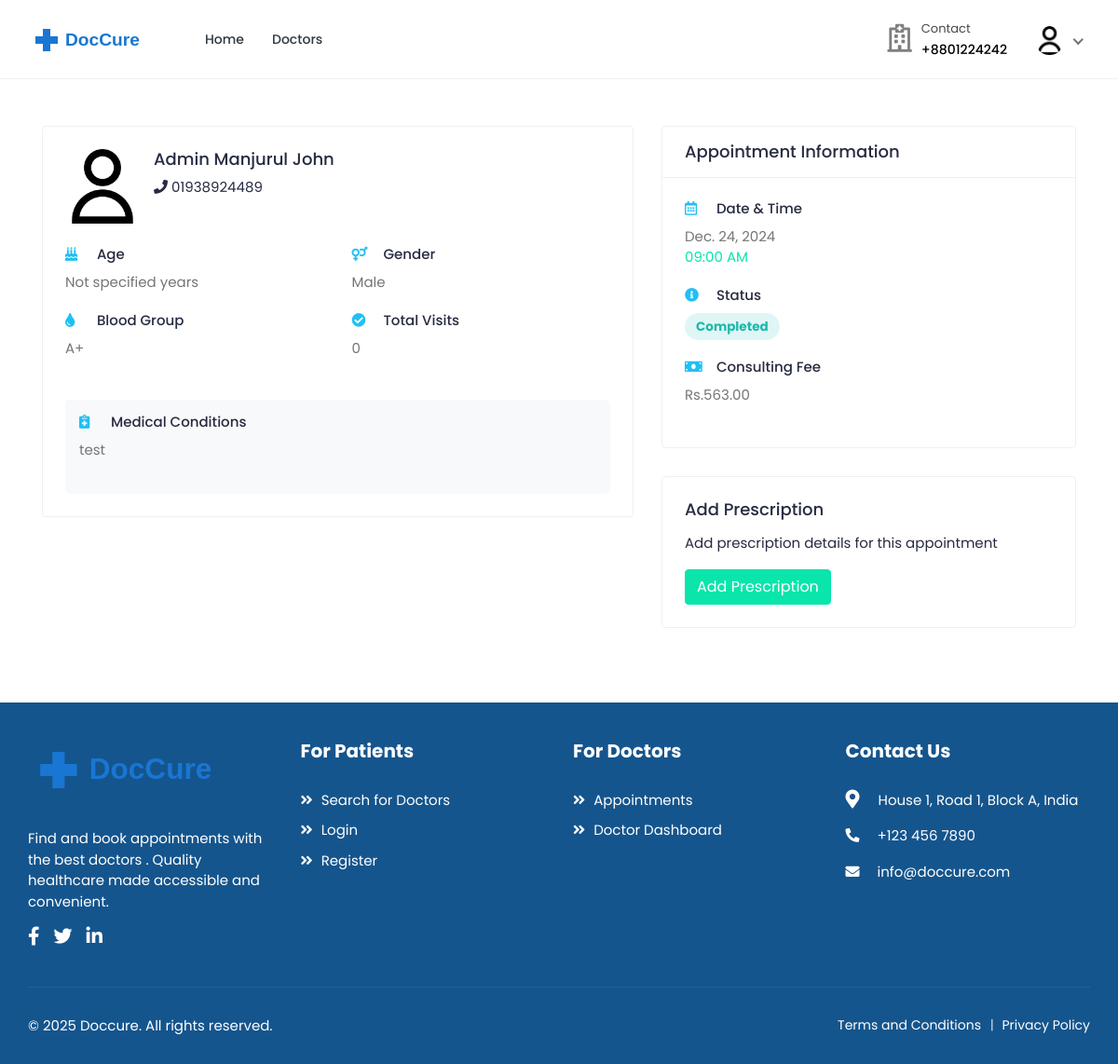
The page /doctors/appointments/3/ (signed in) on the database its author committed.
### accounts/models.py (models this page shows, shortened)
class User(AbstractUser):
    class RoleChoices(models.TextChoices):
        DOCTOR = "doctor", "Doctor"
        PATIENT = "patient", "Patient"
    username = models.CharField(max_length=30, unique=True)
    role = models.CharField(
        choices=RoleChoices.choices,
        max_length=20,
        default="patient",
        error_messages={"required": "Role must be provided"},
    )
    email = models.EmailField(
        blank=True,
        error_messages={
            "unique": "A user with that email already exists.",
        },
    )
    first_name = models.CharField(max_length=150, blank=True)
    last_name = models.CharField(max_length=150, blank=True)
    registration_number = models.IntegerField(null=True, blank=True)
    USERNAME_FIELD = "username"
    REQUIRED_FIELDS = []
    objects = CustomUserManager()
    def get_full_name(self):
        full_name = "%s %s" % (self.first_name, self.last_name)
        return full_name.strip() or self.username

class Profile(models.Model):
    user = models.OneToOneField(
        User, on_delete=models.CASCADE, related_name="profile"
    )
    avatar = models.ImageField(
        default="defaults/user.png", upload_to=profile_photo_directory_path
    )
    phone = models.CharField(max_length=20, blank=True, null=True)
    dob = models.DateField(blank=True, null=True)
    about = models.TextField(blank=True, null=True)
    specialization = models.CharField(max_length=255, blank=True, null=True)
    gender = models.CharField(
        max_length=10,
        choices=[("male", "Male"), ("female", "Female"), ("other", "Other")],
        blank=True,
    )
    address = models.TextField(blank=True, null=True)
    city = models.CharField(max_length=100, blank=True)
    state = models.CharField(max_length=100, blank=True)
    postal_code = models.CharField(max_length=20, blank=True)
    country = models.CharField(max_length=100, blank=True)
    price_per_consultation = models.DecimalField(
        max_digits=10, decimal_places=2, null=True, blank=True
    )
    is_available = models.BooleanField(default=True)
    blood_group = models.CharField(
        max_length=5,
        choices=[
            ("A+", "A+"),
            ("A-", "A-"),
            ("B+", "B+"),
            ("B-", "B-"),
            ("O+", "O+"),
            ("O-", "O-"),
            ("AB+", "AB+"),
            ("AB-", "AB-"),
        ],
        blank=True,
        null=True,
    )
    allergies = models.TextField(blank=True, null=True)
    medical_conditions = models.TextField(blank=True, null=True)
    @property
    def image(self):
        return (
            self.avatar.url
            if self.avatar.storage.exists(self.avatar.name)
            else "{}defaults/user.png".format(settings.MEDIA_URL)
        )

### bookings/models.py (models this page shows, shortened)
class Booking(models.Model):
    doctor = models.ForeignKey(
        settings.AUTH_USER_MODEL,
        on_delete=models.CASCADE,
        related_name="appointments",
        limit_choices_to={"role": "doctor"},
    )
    patient = models.ForeignKey(
        settings.AUTH_USER_MODEL,
        on_delete=models.CASCADE,
        related_name="patient_appointments",
        limit_choices_to={"role": "patient"},
    )
    appointment_date = models.DateField()
    appointment_time = models.TimeField()
    booking_date = models.DateTimeField(auto_now_add=True)
    status = models.CharField(
        max_length=20,
        choices=[
            ("pending", "Pending"),
            ("confirmed", "Confirmed"),
            ("completed", "Completed"),
            ("cancelled", "Cancelled"),
            ("no_show", "No Show"),
        ],
        default="pending",
    )
    class Meta:
        ordering = ["-appointment_date", "-appointment_time"]
        unique_together = ["doctor", "appointment_date", "appointment_time"]

### doctors/views.py (the view)
class AppointmentDetailView(DoctorRequiredMixin, DetailView):
    model = Booking
    template_name = "doctors/appointment-detail.html"
    context_object_name = "appointment"
    def get_context_data(self, **kwargs):
        context = super().get_context_data(**kwargs)
        patient = self.object.patient
        context["patient_history"] = (
            Booking.objects.select_related("doctor", "doctor__profile")
            .filter(
                doctor=self.request.user,
                patient=patient,
                appointment_date__lt=self.object.appointment_date,
            )
            .order_by("-appointment_date", "-appointment_time")
        )
        context["total_visits"] = Booking.objects.filter(
            doctor=self.request.user, patient=patient, status="completed"
        ).count()
        return context

### accounts/managers.py (called while the page is built)
    def get(self, *args, **kwargs):
        return super().select_related("profile").get(*args, **kwargs)

### mixins/custom_mixins.py (called while the page is built)
    def dispatch(self, request, *args, **kwargs):
        if not request.user.is_authenticated:
            return super().dispatch(request, *args, **kwargs)
        if request.user.role != "doctor":
            return self.handle_no_permission()
        return super().dispatch(request, *args, **kwargs)

### templates/doctors/appointment-detail.html (shortened to what this page needs)
{% extends 'base.html' %}
{% load static %}
{% block content %}
<div class="content">
    <div class="container">
        <div class="row">
            <div class="col-md-7">
                <div class="card">
                    <div class="card-body">
                        <div class="booking-doc-info">
                            <a href="#" class="booking-doc-img">
                                <img src="{{ appointment.patient.profile.image }}" alt="Patient Image">
                            </a>
                            <div class="booking-info">
                                <h4>{{ appointment.patient.get_full_name }}</h4>
                                <div class="patient-details">
                                    {% if appointment.patient.profile.phone %}
                                        <p><i class="fas fa-phone"></i> {{ appointment.patient.profile.phone }}</p>
                                    {% endif %}
                                </div>
                            </div>
                        </div>
                        <div class="patient-info mt-4">
                            <div class="row">
                                <div class="col-md-6">
                                    <div class="info-block">
                                        <h5><i class="fas fa-birthday-cake"></i> Age</h5>
                                        <p>{{ appointment.patient.profile.age|default:"Not specified" }} years</p>
                                    </div>
                                </div>
                                <div class="col-md-6">
                                    <div class="info-block">
                                        <h5><i class="fas fa-venus-mars"></i> Gender</h5>
                                        <p>{{ appointment.patient.profile.gender|title|default:"Not specified" }}</p>
                                    </div>
                                </div>
                                <div class="col-md-6">
                                    <div class="info-block">
                                        <h5><i class="fas fa-tint"></i> Blood Group</h5>
                                        <p>{{ appointment.patient.profile.blood_group|default:"Not specified" }}</p>
                                    </div>
                                </div>
                                <div class="col-md-6">
                                    <div class="info-block">
                                        <h5><i class="fas fa-check-circle"></i> Total Visits</h5>
                                        <p>{{ total_visits }}</p>
                                    </div>
                                </div>
                            </div>
                            {% if appointment.patient.profile.medical_conditions or appointment.patient.profile.allergies %}
                                <div class="medical-info mt-4">
                                    {% if appointment.patient.profile.medical_conditions %}
                                        <div class="info-block">
                                            <h5><i class="fas fa-notes-medical"></i> Medical Conditions</h5>
                                            <p>{{ appointment.patient.profile.medical_conditions }}</p>
                                        </div>
                                    {% endif %}
                                </div>
                            {% endif %}
                        </div>
                    </div>
                </div>
            </div>
            <div class="col-md-5">
                <div class="card">
                    <div class="card-header">
                        <h4 class="card-title">Appointment Information</h4>
                    </div>
                    <div class="card-body">
                        <div class="info-block">
                            <h5><i class="far fa-calendar-alt"></i> Date & Time</h5>
                            <p>
                                {{ appointment.appointment_date }}<br>
                                <span class="text-primary">{{ appointment.appointment_time|time:"h:i A" }}</span>
                            </p>
                        </div>
                        <div class="info-block">
                            <h5><i class="fas fa-info-circle"></i> Status</h5>
                            <span class="badge badge-pill
                                {% if appointment.status == 'completed' %}bg-info-light{% endif %}">
                                {{ appointment.status|title }}
                            </span>
                        </div>
                        <div class="info-block">
                            <h5><i class="fas fa-money-bill"></i> Consulting Fee</h5>
                            <p>Rs.{{ appointment.doctor.profile.price_per_consultation }}</p>
                        </div>
                    </div>
                </div>
                {% if appointment.status == 'completed' and not appointment.prescription %}
                    <div class="row">
                        <div class="col-md-12">
                            <div class="card">
                                <div class="card-body">
                                    <h4 class="card-title">Add Prescription</h4>
                                    <p>Add prescription details for this appointment</p>
                                    <a href="{% url 'doctors:add-prescription' appointment.id %}" class="btn btn-primary">
                                        Add Prescription
                                    </a>
                                </div>
                            </div>
                        </div>
                    </div>
                {% endif %}
            </div>
        </div>
    </div>
</div>
{% endblock %}

### templates/includes/navbar.html (shortened to what this page needs)
{% load static %}
<header class="header">
    <nav class="navbar navbar-expand-lg header-nav">
        <div class="navbar-header">
            <a href="{% url 'core:home' %}" class="navbar-brand logo">
                <img src="{% static 'assets/img/logo2.svg' %}" class="img-fluid" alt="Logo">
            </a>
        </div>
        <div class="main-menu-wrapper">
            <ul class="main-nav">
                <li {% if request.path == '/' %}class="active"{% endif %}>
                    <a href="{% url 'core:home' %}">Home</a>
                </li>
                <li class="has-submenu{% if request.path == '/doctors/' %} active {% endif %}">
                    <a href="{% url 'doctors:list' %}">Doctors</a>
                </li>
            </ul>
        </div>
        <ul class="nav header-navbar-rht">
            <li class="nav-item contact-item">
                <div class="header-contact-img">
                    <i class="far fa-hospital"></i>
                </div>
                <div class="header-contact-detail">
                    <p class="contact-header">Contact</p>
                    <p class="contact-info-header"> +8801224242</p>
                </div>
            </li>
            {% if not user.is_authenticated %}
                <li class="nav-item">
                    <a class="nav-link header-login" href="{% url 'accounts:login' %}">Login / Signup </a>
                </li>
            {% else %}
                <li class="nav-item dropdown has-arrow logged-item">
                    <a href="#" class="dropdown-toggle nav-link" data-toggle="dropdown">
                        <span class="user-img">
                            <img class="rounded-circle" src="{{ user.profile.image }}" width="31" alt="{{ user.username }}">
                        </span>
                    </a>
                </li>
            {% endif %}
        </ul>
    </nav>
</header>

### templates/doctors/appointment-detail.html (style rules this page uses)
.info-block { margin-bottom: 20px; }
.info-block h5 { color: #272b41; font-size: 15px; margin-bottom: 10px; }
.info-block h5 i { color: #20c0f3; margin-right: 10px; width: 20px; }
.info-block p { color: #757575; margin-bottom: 0; }
.medical-info { background: #f8f9fa; padding: 15px; border-radius: 5px; }
.badge { font-size: 0.9em; padding: 8px 12px; }

### rows shown on the page
User: profile.image (placeholder picture)
Booking: patient.profile.image (placeholder picture), patient.get_full_name "Admin Manjurul John", patient.profile.phone "01938924489", patient.profile.age "Not specified", patient.profile.gender "Male", patient.profile.blood_group "A+", patient.profile.medical_conditions "test", appointment_date "Dec. 24, 2024", appointment_time "09:00 AM", status "Completed", doctor.profile.price_per_consultation "563.00"

### other values the page prints
{{ total_visits }} "0"
